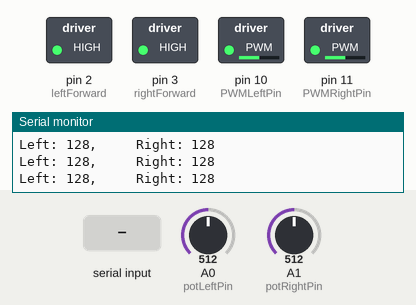
Recording of a sketch running on a simulated Arduino Uno, built with avr-gcc and run on an emulated ATmega328P. Parts: switched loads named in the sketch (green lamp = pin HIGH), the last lines printed to the serial monitor. The test bench sets the inputs (shaded band); at power-on: A0 (potLeftPin) = 512, A1 (potRightPin) = 512.

Above: at 1.2 s.
1.3 s: A0 (potLeftPin) set to 44
At 1.7 s:
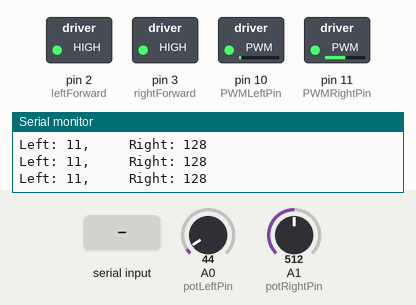
2.8 s: A0 (potLeftPin) set to 37
At 3.3 s:
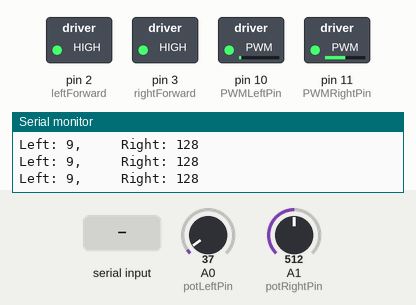
4.3 s: A1 (potRightPin) set to 415
At 5.0 s:
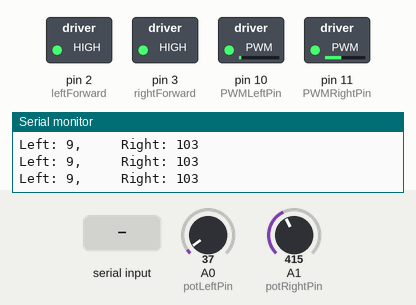
7.3 s: A1 (potRightPin) set to 391
At 7.8 s:
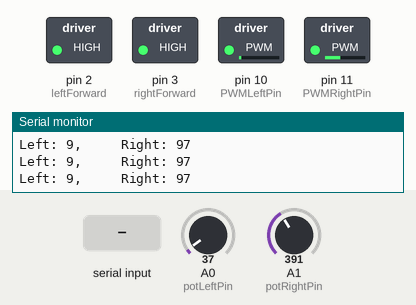
10.3 s: "a" received over Serial
At 11.1 s:
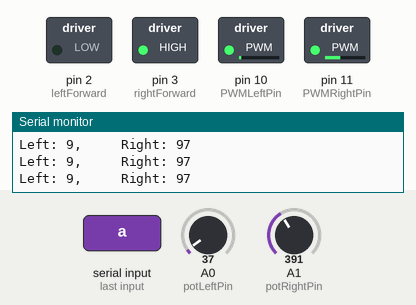
11.8 s: "s" received over Serial
At 12.2 s:
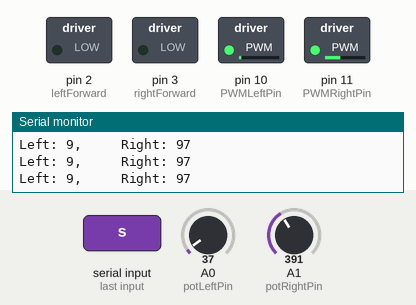
Timing chart, 0 to 14.3 s (numbered marks = the images above; inputs shaded):
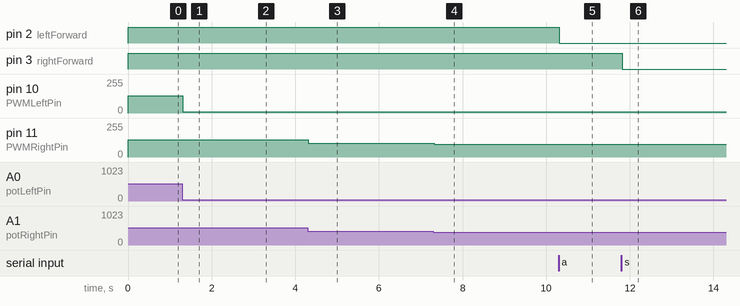

The sketch:

Smart_Cart_Prototype-_Arduino_PWM_test01.ino
```cpp
//This is a program to test the prototype smart cart (two-wheeled balancing on its side) via
//its motors. To do this, we need to output PWM signals to the motor controllers of the cart,
//and power the motor controllers with 24VDC from power supply.
//see websites: https://www.arduino.cc/reference/en/language/functions/analog-io/analogwrite/
//and: https://www.arduino.cc/en/tutorial/potentiometer

//open serial monitor to view console output (Tools-->Serial Monitor or ctrl+shift+M)

//if using Arduino IDE in linux for first time, you may need to do the following to upload an
//arduino sketch to the arduino board (see: https://www.arduino.cc/en/guide/linux):
//1) ls -l /dev/ttyACM*    or    ls -l /dev/ttyUSB0
//2) sudo usermod -a -G dialout fizzer   (where fizzer is your <username>)
//3) log out and log in again for the changes to take effect

int leftForward = 2; //digital pin 2 will be left direction control (1=left forward, 0=left reverse)
int rightForward = 3; //digital pin 3 will be right direction control (1=right forward, 0=right reverse)

int PWMLeftPin = 10;  //digital pin 10 will be PWM left output
int PWMRightPin = 11; //digital pin 11 will be PWM right output

int potLeftPin = 0;   //analog pin 0 will be potentiometer left input
int potRightPin = 1;  //analog pin 1 will be potentiometer right input
//FYI: wire 5V from arduino 5V output to outside pin of potentiometer, wire COM from arduino GND to
//other outside pin of pot, wire analog 0/1 to middle pin of pot.

int leftVal = 0;    //value read from analog pin 0
int rightVal = 0;   //value read from anaolog pin 1


void setup() {
  // put your setup code here, to run once:

  // set up serial at 9600 baud
  Serial.begin(9600);

  pinMode(leftForward, OUTPUT);
  pinMode(rightForward, OUTPUT);
  digitalWrite(leftForward, HIGH);  //start left wheel forward
  digitalWrite(rightForward, HIGH); //start right wheel forward

  pinMode(PWMLeftPin, OUTPUT);  //set PWMLeftPin as an output
  pinMode(PWMRightPin, OUTPUT); //set PWMRightPin as an output

}

void loop() {
  // put your main code here, to run repeatedly:

  leftVal = analogRead(potLeftPin); //read left pot; will be value from 0 to 1023
  analogWrite(PWMLeftPin, leftVal/4); //divide by 4 to write value from 0 to 255

  rightVal = analogRead(potRightPin); //read right pot; will be value from 0 to 1023
  analogWrite(PWMRightPin, rightVal/4); //divide by 4 to write value from 0 to 255

  if (Serial.available() > 0)
  {
      // read a single character over serial
      int inByte = Serial.read();

      // do something different for each character
      switch (inByte)
      {
          case 'q':
              digitalWrite(leftForward, HIGH);  //left wheel only forward
              break;
          case 'a':
              digitalWrite(leftForward, LOW);   //left wheel only reverse
              break;
          case 'w':
              digitalWrite(rightForward, HIGH); //right wheel only forward
              break;
          case 's':
              digitalWrite(rightForward, LOW);  //right wheel only reverse
              break;
          case 'i':
              digitalWrite(leftForward, HIGH);  //(BOTH wheels) cart forward
              digitalWrite(rightForward, HIGH);
              break;
          case 'k':
              digitalWrite(leftForward, LOW);   //(BOTH wheels) cart reverse
              digitalWrite(rightForward, LOW);
              break;
          case 'j':
              digitalWrite(leftForward, LOW);   //cart turn left
              digitalWrite(rightForward, HIGH);
              break;
          case 'l':
              digitalWrite(leftForward, HIGH);   //cart turn right
              digitalWrite(rightForward, LOW);
              break;
          default:
              //digitalWrite(leftForward, HIGH);
              //digitalWrite(rightForward, HIGH);
              break;
      }

      //Serial.print("I received: ");
      //Serial.println(inByte, DEC);
      //analogWrite(PWMLeftPin, inByte);
  }

  //print values to console of what was written to PWM outputs
  Serial.print("Left: ");
  Serial.print(leftVal/4, DEC);
  Serial.print(",     Right: ");
  Serial.println(rightVal/4, DEC);
}
```

Measured:
- after the input at 1.3 s, pin 10 (PWMLeftPin): 128/255 → 11/255 at once
- after the input at 2.8 s, pin 10 (PWMLeftPin): 11/255 → 9/255 at once
- after the input at 4.3 s, pin 11 (PWMRightPin): 128/255 → 103/255 at once
- after the input at 7.3 s, pin 11 (PWMRightPin): 103/255 → 97/255 at once
- after the input at 10.3 s, pin 2 (leftForward): HIGH → LOW at once
- after the input at 11.8 s, pin 3 (rightForward): HIGH → LOW at once
